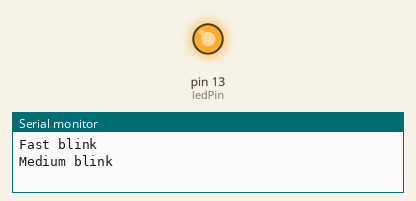
Bench run of a sketch on a simulated Arduino Uno, built with avr-gcc and run on an emulated ATmega328P. On the bench: output pins drawn as LEDs (lit = HIGH), the last lines printed to the serial monitor.

Above: at 0.35 s.
At 3.0 s:
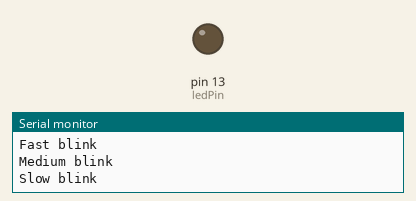
Timing chart, 0 to 5.7 s (numbered marks = the images above):
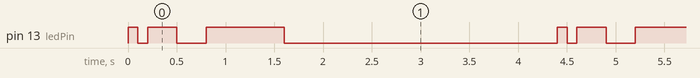

The sketch:

Task_3.ino
```cpp
int ledPin = 13;
void setup() {
    pinMode(ledPin, OUTPUT);
    Serial.begin(9600);
  // put your setup code here, to run once:
}

//This is OUR function. It takes one input: how long to wait.
void blinkOnce(int waitTime) {
    digitalWrite(ledPin, HIGH);
    delay(waitTime);
    digitalWrite(ledPin, LOW);
    delay(waitTime);
}

void loop() {
     Serial.println("Fast blink");
     blinkOnce(100); //call our function - fast blink

     Serial.println("Medium blink");
     blinkOnce(300); //call our function - medium blink

     Serial.println("Slow blink");
     blinkOnce(800); //call our function - slow blink

     delay(2000);    //pause for 2 seconds before repeating
  // put your main code here, to run repeatedly:

}
```

Measured:
- by itself, pin 13 (ledPin): repeats every 4.4 s: LOW 0.10 s, HIGH 0.30 s, LOW 0.30 s, HIGH 0.80 s, LOW 2.8 s, HIGH 0.10 s
- by itself, everything shown: repeats every 4.4 s, in 6 steps
